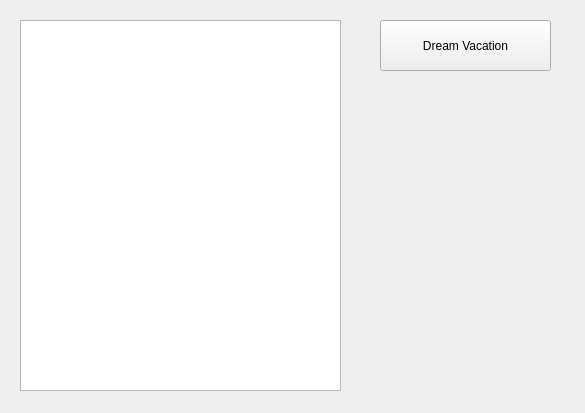
<?xml version="1.0" encoding="UTF-8"?>
<ui version="4.0">
 <class>PlanTrip</class>
 <widget class="QWidget" name="PlanTrip">
  <property name="geometry">
   <rect>
    <x>0</x>
    <y>0</y>
    <width>585</width>
    <height>413</height>
   </rect>
  </property>
  <property name="windowTitle">
   <string>Form</string>
  </property>
  <widget class="QPushButton" name="planTrip_pushButton_dreamVacation">
   <property name="geometry">
    <rect>
     <x>380</x>
     <y>20</y>
     <width>171</width>
     <height>51</height>
    </rect>
   </property>
   <property name="text">
    <string>Dream Vacation</string>
   </property>
  </widget>
  <widget class="QTableView" name="planTrip_tableView_stadiums">
   <property name="geometry">
    <rect>
     <x>20</x>
     <y>20</y>
     <width>321</width>
     <height>371</height>
    </rect>
   </property>
  </widget>
 </widget>
 <resources/>
 <connections/>
</ui>
